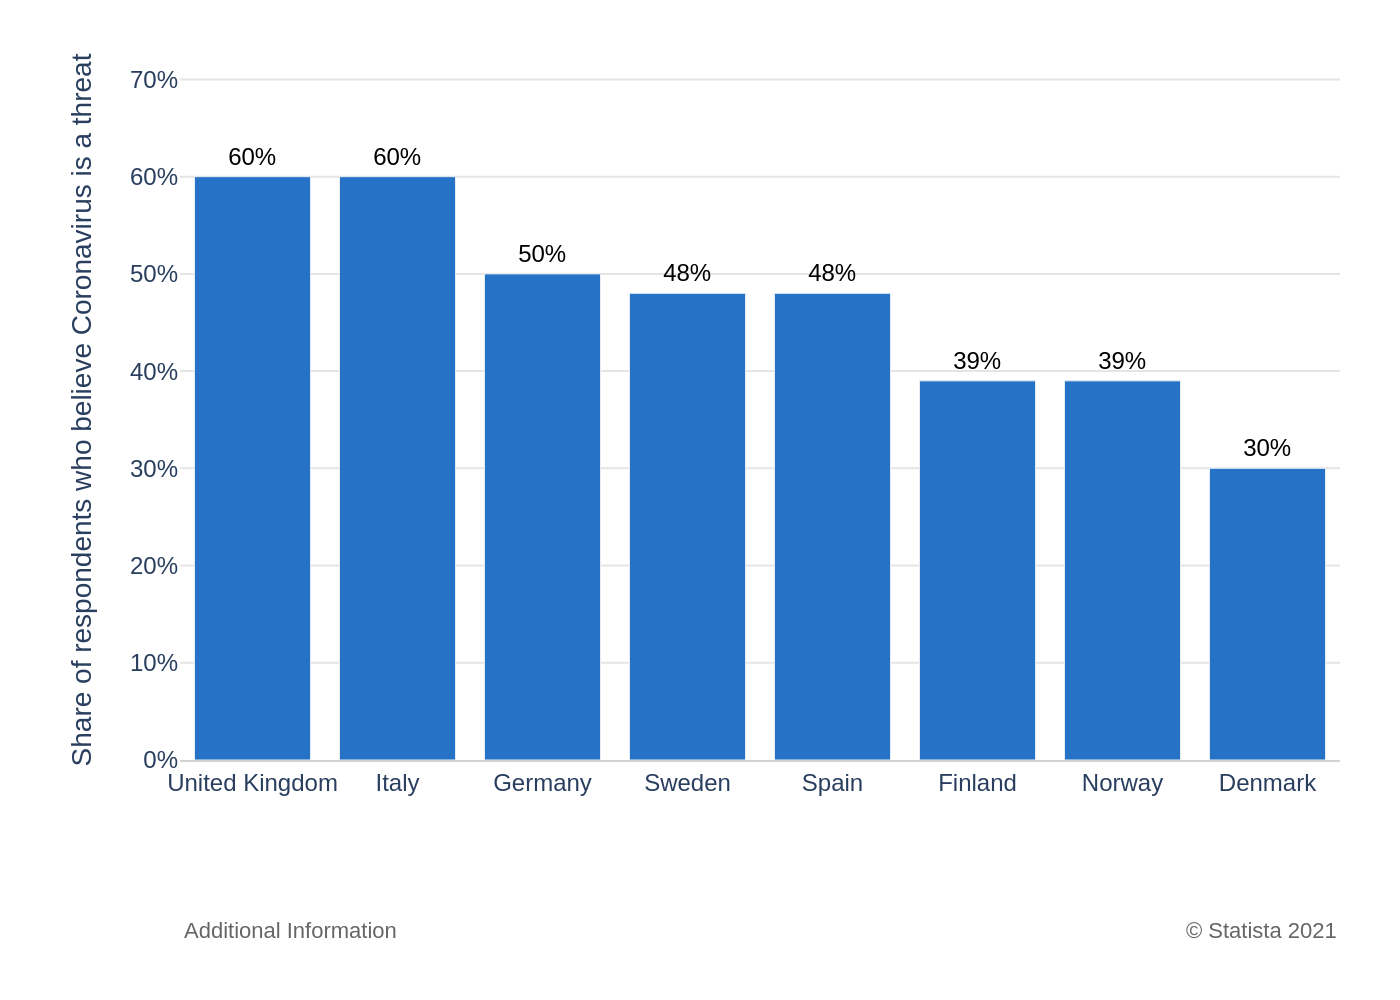

Write Python code to recreate this figure.
import sys
import json
import plotly.graph_objects as go
import pathlib

# Ensure a command-line argument for the JSON file is provided
if len(sys.argv) < 2:
    print(f"Usage: python {sys.argv[0]} <json_file_path>")
    sys.exit(1)

json_path_str = sys.argv[1]
json_path = pathlib.Path(json_path_str)

# Read all data and configuration from the specified JSON file
try:
    with open(json_path, 'r', encoding='utf-8') as f:
        config = json.load(f)
except FileNotFoundError:
    print(f"Error: JSON file not found at {json_path}")
    sys.exit(1)
except json.JSONDecodeError:
    print(f"Error: Could not decode JSON from {json_path}")
    sys.exit(1)

# Extract data, texts, and colors from the loaded JSON
chart_data = config['chart_data']
texts = config['texts']
colors = config['colors']

# Prepare data for Plotly, preserving the original order
categories = [item['category'] for item in chart_data]
values = [item['value'] for item in chart_data]

# Create the figure
fig = go.Figure()

# Add the bar trace using data from the JSON
fig.add_trace(go.Bar(
    x=categories,
    y=values,
    text=values,
    texttemplate='%{text}%',
    textposition='outside',
    marker_color=colors[0],
    textfont=dict(family="Arial", size=12, color='black'),
    cliponaxis=False  # Ensure text labels outside the bars are not clipped
))

# Configure the layout, styling, and annotations
fig.update_layout(
    font=dict(family="Arial"),
    plot_bgcolor='white',
    xaxis=dict(
        title_text=texts.get('x_axis_title'),
        showgrid=False,
        showline=True,
        linewidth=1,
        linecolor='lightgrey',
        tickfont=dict(size=12)
    ),
    yaxis=dict(
        title_text=texts.get('y_axis_title'),
        range=[0, max(values) * 1.2],  # Set range dynamically with padding
        dtick=10,
        ticksuffix='%',
        showgrid=True,
        gridcolor='#E5E5E5',
        showline=False,
        tickfont=dict(size=12)
    ),
    margin=dict(l=90, r=30, t=30, b=120),  # Adjust margins for titles and annotations
    showlegend=False,
    annotations=[
        dict(
            text=texts.get('notes'),
            align='left',
            showarrow=False,
            xref='paper',
            yref='paper',
            x=0,
            y=-0.22,  # Position below x-axis
            xanchor='left',
            yanchor='top',
            font=dict(size=11, color='#666666')
        ),
        dict(
            text=texts.get('source'),
            align='right',
            showarrow=False,
            xref='paper',
            yref='paper',
            x=1,
            y=-0.22,  # Position below x-axis
            xanchor='right',
            yanchor='top',
            font=dict(size=11, color='#666666')
        )
    ]
)

# Derive the output PNG filename from the input JSON path
output_filename = json_path.with_suffix('.png')

# Save the figure to a high-resolution PNG file
fig.write_image(str(output_filename), scale=2)

print(f"Chart saved to {output_filename}")
